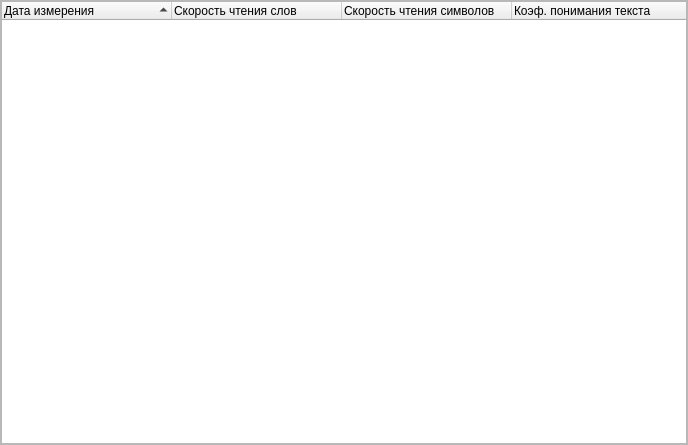
<?xml version="1.0" encoding="UTF-8"?>
<ui version="4.0">
 <class>User_stats_window</class>
 <widget class="QWidget" name="User_stats_window">
  <property name="geometry">
   <rect>
    <x>0</x>
    <y>0</y>
    <width>688</width>
    <height>445</height>
   </rect>
  </property>
  <property name="windowTitle">
   <string>Статистика</string>
  </property>
  <layout class="QGridLayout" name="gridLayout">
   <property name="leftMargin">
    <number>0</number>
   </property>
   <property name="topMargin">
    <number>0</number>
   </property>
   <property name="rightMargin">
    <number>0</number>
   </property>
   <property name="bottomMargin">
    <number>0</number>
   </property>
   <item row="0" column="0">
    <widget class="QScrollArea" name="scrollArea">
     <property name="widgetResizable">
      <bool>true</bool>
     </property>
     <widget class="QWidget" name="scrollAreaWidgetContents">
      <property name="geometry">
       <rect>
        <x>0</x>
        <y>0</y>
        <width>684</width>
        <height>441</height>
       </rect>
      </property>
      <layout class="QGridLayout" name="gridLayout_2">
       <property name="leftMargin">
        <number>0</number>
       </property>
       <property name="topMargin">
        <number>0</number>
       </property>
       <property name="rightMargin">
        <number>0</number>
       </property>
       <property name="bottomMargin">
        <number>0</number>
       </property>
       <item row="0" column="0">
        <widget class="QTreeWidget" name="treeWidget">
         <property name="editTriggers">
          <set>QAbstractItemView::NoEditTriggers</set>
         </property>
         <property name="showDropIndicator" stdset="0">
          <bool>false</bool>
         </property>
         <property name="alternatingRowColors">
          <bool>true</bool>
         </property>
         <property name="selectionMode">
          <enum>QAbstractItemView::NoSelection</enum>
         </property>
         <property name="textElideMode">
          <enum>Qt::ElideLeft</enum>
         </property>
         <property name="uniformRowHeights">
          <bool>false</bool>
         </property>
         <property name="itemsExpandable">
          <bool>false</bool>
         </property>
         <property name="sortingEnabled">
          <bool>true</bool>
         </property>
         <property name="animated">
          <bool>true</bool>
         </property>
         <attribute name="headerVisible">
          <bool>true</bool>
         </attribute>
         <attribute name="headerCascadingSectionResizes">
          <bool>false</bool>
         </attribute>
         <attribute name="headerDefaultSectionSize">
          <number>170</number>
         </attribute>
         <attribute name="headerMinimumSectionSize">
          <number>170</number>
         </attribute>
         <attribute name="headerStretchLastSection">
          <bool>true</bool>
         </attribute>
         <column>
          <property name="text">
           <string>Дата измерения</string>
          </property>
         </column>
         <column>
          <property name="text">
           <string>Скорость чтения слов</string>
          </property>
         </column>
         <column>
          <property name="text">
           <string>Скорость чтения символов</string>
          </property>
         </column>
         <column>
          <property name="text">
           <string>Коэф. понимания текста</string>
          </property>
         </column>
        </widget>
       </item>
      </layout>
     </widget>
    </widget>
   </item>
  </layout>
 </widget>
 <resources/>
 <connections/>
</ui>
